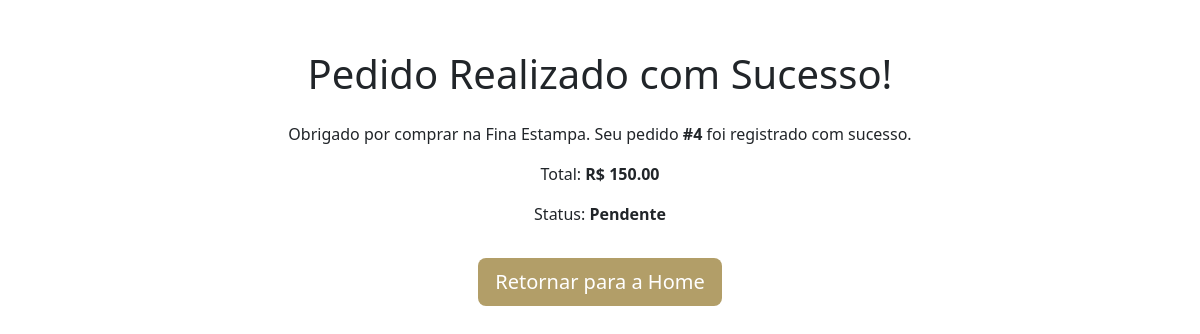
Page /pedido-sucesso/4/ (signed in) on the committed database.
### loja/models.py (models this page shows, shortened)
class Pedido(models.Model):
    pedido_id = models.AutoField(primary_key=True)
    cliente = models.ForeignKey(Cliente, on_delete = models.CASCADE, related_name = "pedidos")
    produto = models.ManyToManyField(Produto, through = 'PedidoProduto', related_name = "pedidos")
    valor = models.DecimalField(max_digits = 10, decimal_places = 2)
    data = models.DateField(auto_now_add = True)
    status = models.CharField(max_length=10,choices = [('Pendente', 'Pendente'), ('Pago', 'Pago'), ('Enviado', 'Enviado'), ('Entregue', 'Entregue')])

### loja/views.py (the view)
# urls.py: path('pedido-sucesso/<int:pedido_id>/', pedido_sucesso, name='pedido_sucesso'),
@login_required
def pedido_sucesso(request, pedido_id):
    pedido = get_object_or_404(Pedido, pedido_id=pedido_id, cliente=request.user.cliente)
    return render(request, 'pedido_sucesso.html', {'pedido': pedido})

### loja/templates/pedido_sucesso.html (shortened to what this page needs)
<!DOCTYPE html>
<html lang="en">
<head>
    <link href="https://cdn.jsdelivr.net/npm/bootstrap@5.3.0-alpha1/dist/css/bootstrap.min.css" rel="stylesheet">
</head>
<body>
    <div class="container text-center">
        <h1 class="mb-4">Pedido Realizado com Sucesso!</h1>
        <p class="mb-3">Obrigado por comprar na Fina Estampa. Seu pedido <strong>#{{ pedido.pedido_id }}</strong> foi registrado com sucesso.</p>
        <p>Total: <strong>R$ {{ pedido.valor }}</strong></p>
        <p>Status: <strong>{{ pedido.status }}</strong></p>
        <a href="{% url 'homepage' %}" class="btn btn-home btn-lg mt-3">Retornar para a Home</a>
    </div>
</body>
</html>

### loja/templates/pedido_sucesso.html (style rules this page uses)
.container { margin-top: 50px; }
.btn-home { background-color: #b29e68; color: white; }

### rows in the picture
Pedido: pedido_id "4", valor "150.00", status "Pendente"
